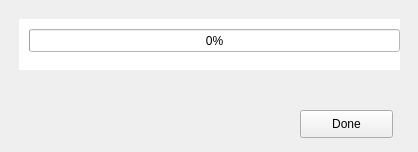
<?xml version="1.0" encoding="UTF-8"?>
<ui version="4.0">
 <class>Form</class>
 <widget class="QWidget" name="Form">
  <property name="geometry">
   <rect>
    <x>0</x>
    <y>0</y>
    <width>418</width>
    <height>152</height>
   </rect>
  </property>
  <property name="windowTitle">
   <string>Working</string>
  </property>
  <widget class="QWidget" name="widget" native="true">
   <property name="geometry">
    <rect>
     <x>19</x>
     <y>19</y>
     <width>381</width>
     <height>51</height>
    </rect>
   </property>
   <property name="styleSheet">
    <string notr="true">background-color: rgb(255, 255, 255);</string>
   </property>
   <widget class="QProgressBar" name="progressBar">
    <property name="geometry">
     <rect>
      <x>10</x>
      <y>10</y>
      <width>371</width>
      <height>23</height>
     </rect>
    </property>
    <property name="value">
     <number>0</number>
    </property>
   </widget>
  </widget>
  <widget class="QPushButton" name="pushButtonDone">
   <property name="geometry">
    <rect>
     <x>300</x>
     <y>110</y>
     <width>93</width>
     <height>28</height>
    </rect>
   </property>
   <property name="text">
    <string>Done</string>
   </property>
  </widget>
 </widget>
 <resources/>
 <connections/>
</ui>
